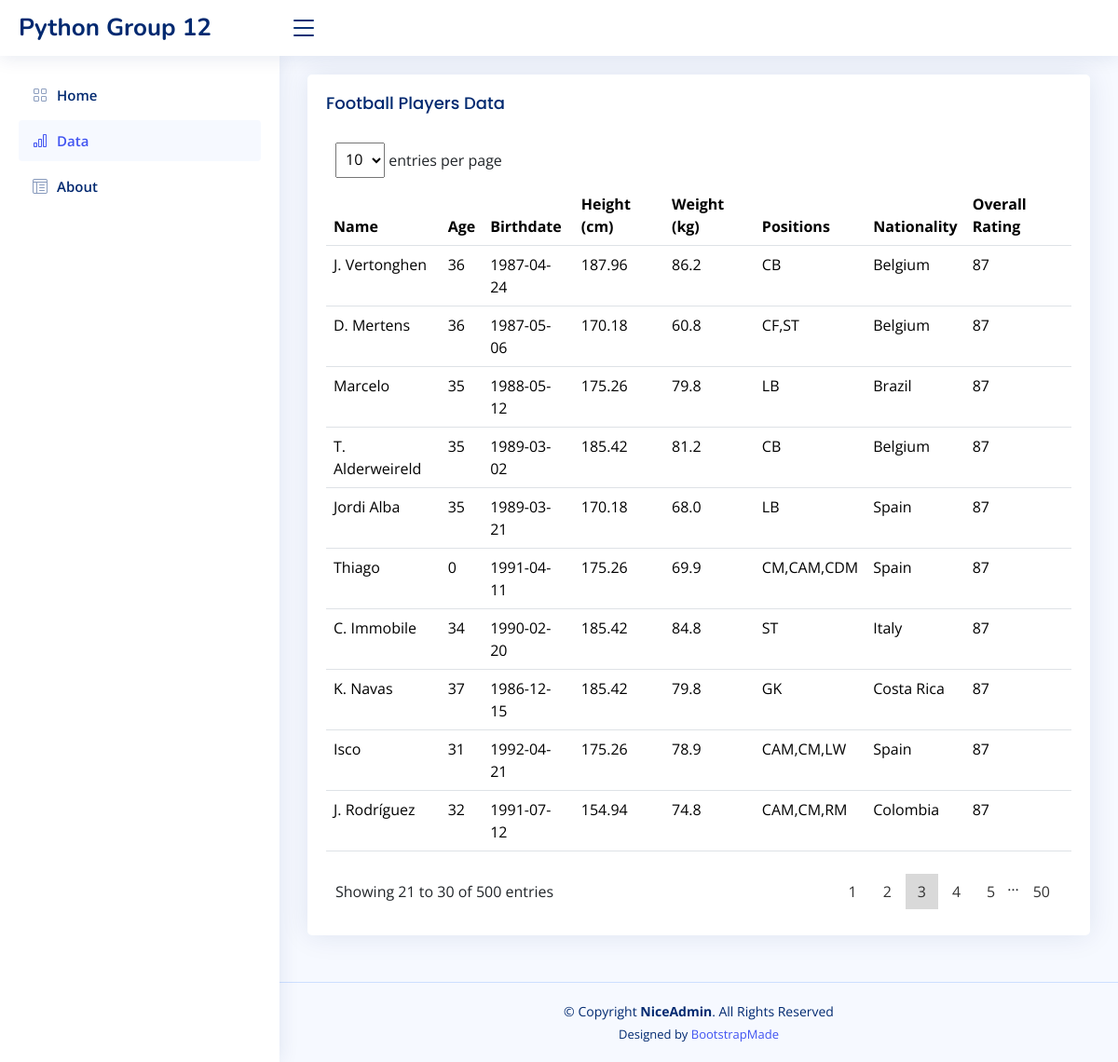
/data?page=3&per_page=10, run on the app's committed database.
### tables this page shows
CREATE TABLE "players" (
"Unnamed: 0" INTEGER,
  "name" TEXT,
  "birth_date" TEXT,
  "height_cm" REAL,
  "weight_kgs" REAL,
  "positions" TEXT,
  "nationality" TEXT,
  "overall_rating" INTEGER
);

### website/index.py (the view)
@app.route("/data")
def data():
    page = request.args.get('page', 1, type=int)
    PER_PAGE = request.args.get('per_page',10, type=int)
    start = (page - 1) * PER_PAGE
    end = start + PER_PAGE
    con = sqlite3.connect(r'database\Football.db')
    cursor = con.cursor()
    players = cursor.execute(f"SELECT * FROM players limit {start}, {PER_PAGE}").fetchall()
    total_number = cursor.execute("SELECT COUNT(*) FROM players").fetchone()[0] #rows
    total_page = int(total_number/PER_PAGE)
    con.close()
    g.per_page = PER_PAGE
    g.start = start
    g.end = end
    g.page = page
    return render_template('data.html', players=players, total_number = total_number, total_page=total_page)

### website/index.py (called while the page is built)
def calculate_age(birthday):
    age = 0
    current_date = datetime.date.today()
    current_year, current_month,current_day  = current_date.year, current_date.month,current_date.day
    birthday_year, birthday_month, birthday_day = birthday.split('-')
    birthday_year = int(birthday_year)
    birthday_month = int(birthday_month)
    birthday_day = int(birthday_day)
    if birthday_month > current_month:
        age = current_year-birthday_year-1
    elif birthday_month == current_month:
        if birthday_day >current_day:
            age = current_year-birthday_year-1
    else:
        age = current_year-birthday_year
    return age

### website/templates/data.html (shortened to what this page needs)
<!DOCTYPE html>
<html lang="en">
<head>
  <link href="/assets/vendor/bootstrap/css/bootstrap.min.css" rel="stylesheet">
  <link href="/assets/vendor/bootstrap-icons/bootstrap-icons.css" rel="stylesheet">
  <link href="/assets/vendor/simple-datatables/style.css" rel="stylesheet">
  <link href="/assets/css/style.css" rel="stylesheet">
</head>
<body>
  <header id="header" class="header fixed-top d-flex align-items-center">
    <div class="d-flex align-items-center justify-content-between">
      <a href="index.html" class="logo d-flex align-items-center">
        <span class="d-none d-lg-block">Python Group 12</span>
      </a>
      <i class="bi bi-list toggle-sidebar-btn"></i>
    </div>
  </header>
  <aside id="sidebar" class="sidebar">
    <ul class="sidebar-nav" id="sidebar-nav">
      <li class="nav-item">
        <a class="nav-link collapsed" data-bs-target="#charts-nav" data-bs-toggle="collapsed" href="{{ url_for('index') }}">
          <i class="bi bi-grid"></i><span>Home</span>
        </a>
      </li>
      <li class="nav-item">
        <a class="nav-link " data-bs-target="#charts-nav" data-bs-toggle="collapsed" href="{{ url_for('data') }}">
          <i class="bi bi-bar-chart"></i><span>Data</span>
        </a>
      </li>
      <li class="nav-item">
        <a class="nav-link collapsed" data-bs-target="#tables-nav" data-bs-toggle="show" href="{{ url_for('about') }}">
          <i class="bi bi-layout-text-window-reverse"></i><span>About</span>
        </a>
      </li>
    </ul>
  </aside>
  <main id="main" class="main">
    <section class="section">
      <div class="row">
        <div class="col-lg-12">
          <div class="card">
            <div class="card-body">
              <h5 class="card-title">Football Players Data</h5>
              <div class="datatable-top">
    <div class="datatable-dropdown">
            <label>
              <form id="per_page_form" method="get" action="{{ url_for('data') }}">
                <select class="datatable-selector" name="per_page" id="per_page" onchange="this.form.submit()">
                  <option value="10" {% if g.per_page == 10 %} selected="" {% endif %} >10</option>
                </select> entries per page
              </form>
            </label>
        </div>
</div>
              <table class="table datatable">
                <thead>
                  <tr>
                    <th>Name</th>
                    <th>Age</th>
                    <th>Birthdate</th>
                    <th>Height (cm)</th>
                    <th>Weight (kg)</th>
                    <th>Positions</th>
                    <th>Nationality</th>
                    <th>Overall Rating</th>
                  </tr>
                </thead>
                <tbody>
                  {%for p in players %}
                  <tr>
                    <td>{{p[1]}}</td>
                    <td>{{calculate_age(p[2])}}</td>
                    <td>{{p[2]}}</td>
                    <td>{{p[3]}}</td>
                    <td>{{p[4]}}</td>
                    <td>{{p[5]}}</td>
                    <td>{{p[6]}}</td>
                    <td>{{p[7]}}</td>
                  </tr>
                  {% endfor %}
                </tbody>
              </table>
              <div class="datatable-bottom">
    <div class="datatable-info">Showing {{g.start+1}} to {{g.end}} of {{total_number}} entries</div>
    <nav class="datatable-pagination">
      <ul class="datatable-pagination-list">
      {%if total_page > 5 %}
        {%for i in range(g.page-3,g.page+2)%}
        {%if i+1 == g.page %}
        <li class="datatable-pagination-list-item datatable-active"><a data-page="1" class="datatable-pagination-list-item-link" aria-label="Page 1">{{i+1}}</a></li>
        {%elif i>-1 and i+1<= total_page%}
        <li class="datatable-pagination-list-item"><a data-page="{{i+1}}" class="datatable-pagination-list-item-link" aria-label="Page 2" href="{{ url_for('data', page = i+1, per_page = g.per_page) }}">{{i+1}}</a></li>
        {%endif%}
        {% endfor %}
        {%if total_page - g.page >3 %}
      <li>…</li>
      {%endif%}
        {%if g.page+2<total_page%}
        <li class="datatable-pagination-list-item"><a data-page="{{total_page}}" class="datatable-pagination-list-item-link" aria-label="Page 2" href="{{ url_for('data', page = total_page, per_page = g.per_page) }}">{{total_page}}</a></li>
        {% endif %}
        {% endif %}
      </ul>
      </div>
            </div>
          </div>
        </div>
      </div>
    </section>
  </main>
  <footer id="footer" class="footer">
    <div class="copyright">
      &copy; Copyright <strong><span>NiceAdmin</span></strong>. All Rights Reserved
    </div>
    <div class="credits">
      Designed by <a href="https://bootstrapmade.com/">BootstrapMade</a>
    </div>
  </footer>
</body>
</html>

### website/assets/css/style.css (style rules this page uses)
:root { scroll-behavior: smooth; }
body { font-family: "Open Sans", sans-serif; background: #f6f9ff; color: #444444; }
a { color: #4154f1; text-decoration: none; }
h1, h2, h3, h4, h5, h6 { font-family: "Nunito", sans-serif; }
#main { margin-top: 60px; padding: 20px 30px; transition: all 0.3s; }
.card { margin-bottom: 30px; border: none; border-radius: 5px; box-shadow: 0px 0 30px rgba(1, 41, 112, 0.1); }
.card-title { padding: 20px 0 15px 0; font-size: 18px; font-weight: 500; color: #012970; font-family: "Poppins", sans-serif; }
.card-body { padding: 0 20px 20px 20px; }
.logo { line-height: 1; }
@media (min-width: 1200px) { .logo { width: 280px; } }
.logo span { font-size: 26px; font-weight: 700; color: #012970; font-family: "Nunito", sans-serif; }
.header { transition: all 0.5s; z-index: 997; height: 60px; box-shadow: 0px 2px 20px rgba(1, 41, 112, 0.1); background-color: #fff; padding-left: 20px; }
.header .toggle-sidebar-btn { font-size: 32px; padding-left: 10px; cursor: pointer; color: #012970; }
.sidebar { position: fixed; top: 60px; left: 0; bottom: 0; width: 300px; z-index: 996; transition: all 0.3s; padding: 20px; overflow-y: auto; scrollbar-width: thin; scrollbar-color: #aab7cf transparent; box-shadow: 0px 0px 20px rgba(1, 41, 112, 0.1); background-color: #fff; }
@media (min-width: 1200px) { #main, #footer { margin-left: 300px; } }
.sidebar-nav { padding: 0; margin: 0; list-style: none; }
.sidebar-nav li { padding: 0; margin: 0; list-style: none; }
.sidebar-nav .nav-item { margin-bottom: 5px; }
.sidebar-nav .nav-link { display: flex; align-items: center; font-size: 15px; font-weight: 600; color: #4154f1; transition: 0.3; background: #f6f9ff; padding: 10px 15px; border-radius: 4px; }
.sidebar-nav .nav-link i { font-size: 16px; margin-right: 10px; color: #4154f1; }
.sidebar-nav .nav-link.collapsed { color: #012970; background: #fff; }
.sidebar-nav .nav-link.collapsed i { color: #899bbd; }
.footer { padding: 20px 0; font-size: 14px; transition: all 0.3s; border-top: 1px solid #cddfff; }
.footer .copyright { text-align: center; color: #012970; }
.footer .credits { padding-top: 5px; text-align: center; font-size: 13px; color: #012970; }

### data on the page
players: name "J. Vertonghen", birth_date "36", birth_date "1987-04-24", height_cm "187.96", weight_kgs "86.2", positions "CB", nationality "Belgium", overall_rating "87"
players: name "D. Mertens", birth_date "36", birth_date "1987-05-06", height_cm "170.18", weight_kgs "60.8", positions "CF,ST", nationality "Belgium", overall_rating "87"
players: name "Marcelo", birth_date "35", birth_date "1988-05-12", height_cm "175.26", weight_kgs "79.8", positions "LB", nationality "Brazil", overall_rating "87"
players: name "T. Alderweireld", birth_date "35", birth_date "1989-03-02", height_cm "185.42", weight_kgs "81.2", positions "CB", nationality "Belgium", overall_rating "87"
players: name "Jordi Alba", birth_date "35", birth_date "1989-03-21", height_cm "170.18", weight_kgs "68.0", positions "LB", nationality "Spain", overall_rating "87"
players: name "Thiago", birth_date "0", birth_date "1991-04-11", height_cm "175.26", weight_kgs "69.9", positions "CM,CAM,CDM", nationality "Spain", overall_rating "87"
players: name "C. Immobile", birth_date "34", birth_date "1990-02-20", height_cm "185.42", weight_kgs "84.8", positions "ST", nationality "Italy", overall_rating "87"
players: name "K. Navas", birth_date "37", birth_date "1986-12-15", height_cm "185.42", weight_kgs "79.8", positions "GK", nationality "Costa Rica", overall_rating "87"
players: name "Isco", birth_date "31", birth_date "1992-04-21", height_cm "175.26", weight_kgs "78.9", positions "CAM,CM,LW", nationality "Spain", overall_rating "87"
players: name "J. Rodríguez", birth_date "32", birth_date "1991-07-12", height_cm "154.94", weight_kgs "74.8", positions "CAM,CM,RM", nationality "Colombia", overall_rating "87"

### other printed values
{{ g.start+1 }} "21"
{{ g.end }} "30"
{{ total_number }} "500"
{{ i+1 }} "1" "2" "4" "5"
{{ i+1 }} "3"
{{ total_page }} "50"
